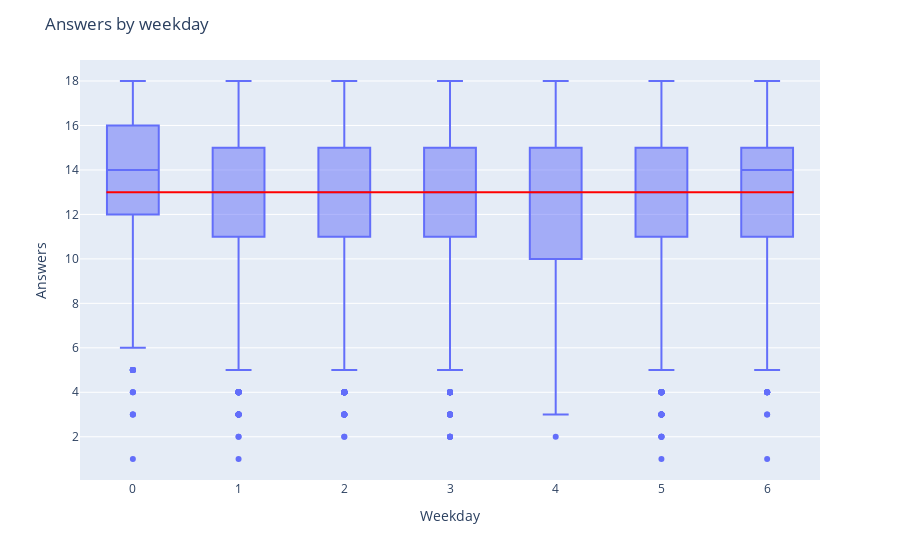

The code cell stored with this chart in its notebook:
### Code cell
# plot boxplots x=weekday, y=answers
fig = px.box(user_metrics, x='weekday', y='correct')
fig.update_layout(title='Answers by weekday', xaxis_title='Weekday', yaxis_title='Answers')
# draw line for all users average
fig.add_shape(type="line", x0=-0.25, y0=user_metrics['correct'].median(), x1=6.25, y1=user_metrics['correct'].median(), line=dict(color="Red", width=2))
fig.show()

### Figure 1 — Plotly figure (JSON) as saved in the notebook; plotly's stock layout.template omitted (floating-point values rounded to 4 significant figures; data arrays with more than 128 entries replaced by an {"elided": "..."} marker saying what was removed)
{"data": [{"alignmentgroup": "True", "hovertemplate": "weekday=%{x}<br>correct=%{y}<extra></extra>", "legendgroup": "", "marker": {"color": "#636efa"}, "name": "", "notched": false, "offsetgroup": "", "orientation": "v", "showlegend": false, "type": "box", "x": {"elided": "23562 int values"}, "x0": " ", "xaxis": "x", "y": {"elided": "23562 int values"}, "y0": " ", "yaxis": "y"}], "layout": {"boxmode": "group", "legend": {"tracegroupgap": 0}, "margin": {"t": 60}, "shapes": [{"line": {"color": "Red", "width": 2}, "type": "line", "x0": -0.25, "x1": 6.25, "y0": 13, "y1": 13}], "title": {"text": "Answers by weekday"}, "xaxis": {"anchor": "y", "domain": [0, 1], "title": {"text": "Weekday"}}, "yaxis": {"anchor": "x", "domain": [0, 1], "title": {"text": "Answers"}}}}
